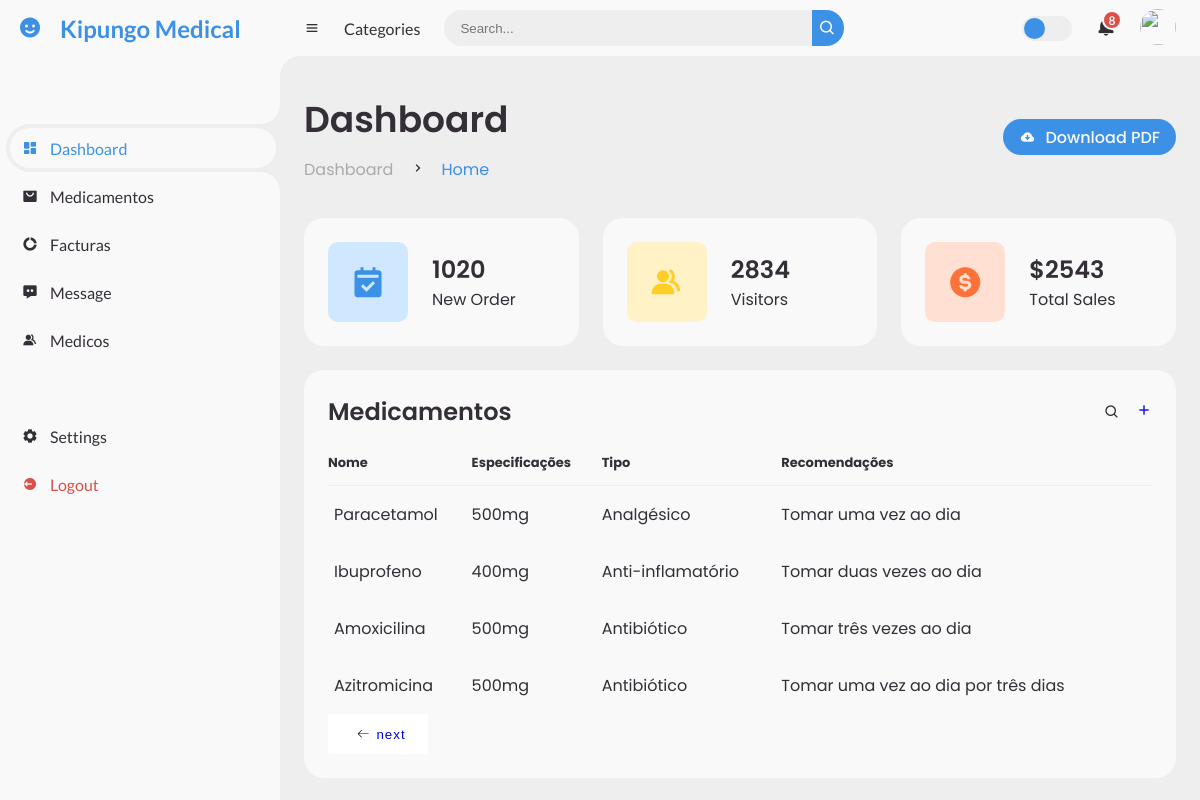
Screenshot of /medicamento-list/ with the database file from the repository.
### home/models.py (models this page shows, shortened)
class Medicamento(models.Model):
    nome=models.CharField(max_length=255,blank=False,null=False)
    especificacoes=models.TextField()
    recomendacoes=models.TextField()
    tipo=models.CharField(max_length=120)
    horario=models.CharField(max_length=255)

### home/views.py (the view)
# urls.py: path('medicamento-list/', medicamentolist, name='medicamento-list'),
def medicamentolist(request):
    medicamento_paginator=Paginator(Medicamento.objects.all(),4)
    page_num=request.GET.get('page')
    page=medicamento_paginator.get_page(page_num)
    context={
        'page':page,
        'medicamentos':Medicamento.objects.all(),
    }
    return render(request,'home/medicamentos_list.html',context)

### templates/home/medicamentos_list.html (shortened to what this page needs)
{% load static %}
<!DOCTYPE html>
<html lang="en">
<head>
	<link href='https://unpkg.com/boxicons@2.0.9/css/boxicons.min.css' rel='stylesheet'>
	<link rel="stylesheet" href="{% static 'css/style1.css' %}">
</head>
<body>
	<section id="sidebar">
		<a href="#" class="brand">
			<i class='bx bxs-smile'></i>
			<span class="text">Kipungo Medical</span>
		</a>
		<ul class="side-menu top">
			<li class="active">
				<a href="{% url 'paciente-list' %}">
					<i class='bx bxs-dashboard' ></i>
					<span class="text">Dashboard</span>
				</a>
			</li>
			<li>
				<a href="{% url 'medicamento-list' %}">
					<i class='bx bxs-shopping-bag-alt' ></i>
					<span class="text">Medicamentos</span>
				</a>
			</li>
			<li>
				<a href="{% url 'factura-list' %}">
					<i class='bx bxs-doughnut-chart' ></i>
					<span class="text">Facturas</span>
				</a>
			</li>
			<li>
				<a href="#">
					<i class='bx bxs-message-dots' ></i>
					<span class="text">Message</span>
				</a>
			</li>
			<li>
				<a href="{% url 'medico-list' %}">
					<i class='bx bxs-group' ></i>
					<span class="text">Medicos</span>
				</a>
			</li>
		</ul>
		<ul class="side-menu">
			<li>
				<a href="#">
					<i class='bx bxs-cog' ></i>
					<span class="text">Settings</span>
				</a>
			</li>
			<li>
				<a href="{% url 'logout' %}" class="logout">
					<i class='bx bxs-log-out-circle' ></i>
					<span class="text">Logout</span>
				</a>
			</li>
		</ul>
	</section>
	<section id="content">
		<nav>
			<i class='bx bx-menu' ></i>
			<a href="#" class="nav-link">Categories</a>
			<form action="#">
				<div class="form-input">
					<input type="search" placeholder="Search...">
					<button type="submit" class="search-btn"><i class='bx bx-search' ></i></button>
				</div>
			</form>
			<label for="switch-mode" class="switch-mode"></label>
			<a href="#" class="notification">
				<span class="num">8</span>
			</a>
			<a href="#" class="profile">
				<img src="img/people.png">
			</a>
		</nav>
		<main>
			<div class="head-title">
				<div class="left">
					<h1>Dashboard</h1>
					<ul class="breadcrumb">
						<li>
							<a href="#">Dashboard</a>
						</li>
						<li><i class='bx bx-chevron-right' ></i></li>
						<li>
							<a class="active" href="#">Home</a>
						</li>
					</ul>
				</div>
				<a href="#" class="btn-download">
					<i class='bx bxs-cloud-download' ></i>
					<span class="text">Download PDF</span>
				</a>
			</div>
			<ul class="box-info">
				<li>
					<i class='bx bxs-calendar-check' ></i>
					<span class="text">
						<h3>1020</h3>
						<p>New Order</p>
					</span>
				</li>
				<li>
					<i class='bx bxs-group' ></i>
					<span class="text">
						<h3>2834</h3>
						<p>Visitors</p>
					</span>
				</li>
				<li>
					<i class='bx bxs-dollar-circle' ></i>
					<span class="text">
						<h3>$2543</h3>
						<p>Total Sales</p>
					</span>
				</li>
			</ul>
			<div class="table-data">
				<div class="order">
					<div class="head">
						<h3>Medicamentos</h3>
						<i class='bx bx-search' ></i>
						<a href="{% url 'medicamento-create' %}"><i class='bx bx-plus' ></i></a>
					</div>
					<table>
						<thead>
							<tr>
								<th>Nome</th>
								<th>Especificações</th>
								<th>Tipo</th>
                                <th>Recomendações</th>
							</tr>
						</thead>
						<tbody>
							{% for medicamento in page.object_list %}
                            <tr>
								<td>{{medicamento.nome}}</td>
								<td>{{medicamento.especificacoes}}</td>
								<td>{{medicamento.tipo}}</td>
                                <td>{{medicamento.recomendacoes}}</td>
							</tr>
                            {% endfor %}
						</tbody>
					</table>
                            {% if page.has_next %}
							<button>
								<span>
								<a href="{% url 'medicamento-list'  %}?page={{page.next_page_number}}"
                                class="menu__link"><span>next</span>
							</a>
		    					</span>
							  </button>
                            {% endif %}
				</div>
			</div>
		</main>
	</section>
</body>
</html>

### rows the page displays
Medicamento: nome "Paracetamol", especificacoes "500mg", tipo "Analgésico", recomendacoes "Tomar uma vez ao dia"
Medicamento: nome "Ibuprofeno", especificacoes "400mg", tipo "Anti-inflamatório", recomendacoes "Tomar duas vezes ao dia"
Medicamento: nome "Amoxicilina", especificacoes "500mg", tipo "Antibiótico", recomendacoes "Tomar três vezes ao dia"
Medicamento: nome "Azitromicina", especificacoes "500mg", tipo "Antibiótico", recomendacoes "Tomar uma vez ao dia por três dias"
